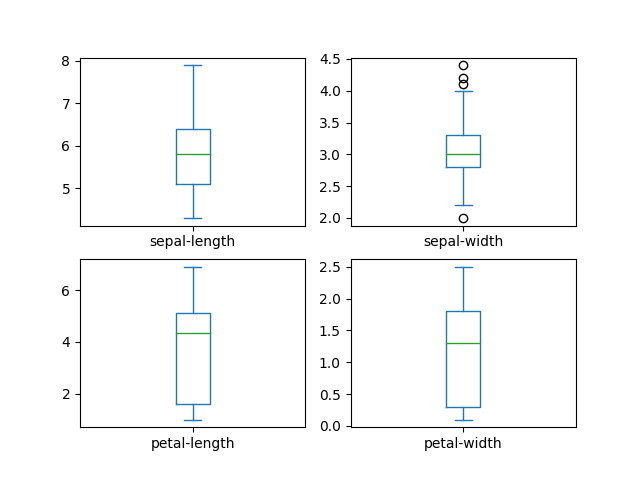

This figure's Python source:
from pandas import read_csv
from pandas.plotting import scatter_matrix
from matplotlib import pyplot as plt
from sklearn.model_selection import train_test_split
from sklearn.model_selection import cross_val_score
from sklearn.model_selection import StratifiedKFold
from sklearn.metrics import classification_report
from sklearn.metrics import confusion_matrix
from sklearn.metrics import accuracy_score
from sklearn.linear_model import LogisticRegression
from sklearn.tree import DecisionTreeClassifier
from sklearn.neighbors import KNeighborsClassifier
from sklearn.discriminant_analysis import LinearDiscriminantAnalysis
from sklearn.naive_bayes import GaussianNB
from sklearn.svm import SVC

url = "https://raw.githubusercontent.com/jbrownlee/Datasets/master/iris.csv"
names = ['sepal-length', 'sepal-width', 'petal-length', 'petal-width', 'class']
dataset = read_csv(url, names=names)

#print(dataset.shape)
#print(dataset.head(20))
#print(dataset.describe())
#print(dataset.groupby('class').size())

#plots
dataset.plot(kind='box', subplots=True, layout=(2,2), sharex=False, sharey=False)
plt.show()
plt.savefig("data.png")

dataset.hist()
plt.show()
plt.savefig("hist.png")

scatter_matrix(dataset)
plt.show()
plt.savefig("scatter.png")
